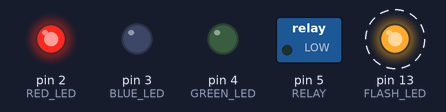
The program below on a simulated Arduino Uno, built with avr-gcc and run on an emulated ATmega328P. Shown: switched loads named in the program (green lamp = pin HIGH), output pins drawn as LEDs (lit = HIGH). Dashed ring = blinking.

Above: at 0.2 s.
Timing chart, 0 to 3.0 s (numbered marks = the images above):
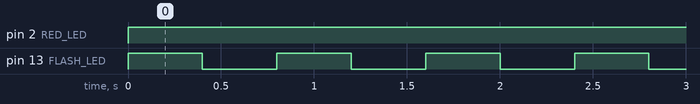

The program:

main.cpp
```cpp
#include <Arduino.h>

#define RED_LED 2
#define BLUE_LED 3
#define GREEN_LED 4

#define FLASH_LED 13

#define RELAY 5

#define HEARBEAT_COMMAND "HEARTBEAT"
#define HEARBEAT_DURATION 40

#define SHOCK_DURATION_COMMAND "SHOCK_DURATION"

#define SHOCK_COMMAND "SHOCK"

int heartbeatCheck;
int shockDuration;
int flashDelay;
boolean flashState;

void trigger()
{
	digitalWrite(BLUE_LED, HIGH);
	digitalWrite(RELAY, HIGH);
	delay(shockDuration);
	digitalWrite(BLUE_LED, LOW);
	digitalWrite(RELAY, LOW);
}

void setup()
{
	heartbeatCheck = 0;
	shockDuration = 250;
	flashDelay = 0;
	flashState = false;

	pinMode(RED_LED, OUTPUT);
	pinMode(GREEN_LED, OUTPUT);
	pinMode(BLUE_LED, OUTPUT);

	pinMode(FLASH_LED, OUTPUT);

	pinMode(RELAY, OUTPUT);

	Serial.begin(115200);
}

void loop()
{
	while (Serial.available() > 0)
	{
		String command = Serial.readStringUntil('\n');

		if (command == HEARBEAT_COMMAND)
		{
			heartbeatCheck = HEARBEAT_DURATION;
		}
		else if (command == SHOCK_DURATION_COMMAND)
		{
			float value = Serial.parseFloat();
			int delay = value;
			if (!(delay < 0 || delay > 10000))
			{
				shockDuration = delay;
			}
		}
		else if (command == SHOCK_COMMAND)
		{
			trigger();
		}
	}

	if (flashDelay > 0)
	{
		flashDelay--;
	}
	else
	{
		flashDelay = 3;
		flashState = !flashState;
		digitalWrite(FLASH_LED, flashState ? HIGH : LOW);
	}

	if (heartbeatCheck > 0)
	{
		heartbeatCheck--;
		digitalWrite(RED_LED, LOW);
		digitalWrite(GREEN_LED, HIGH);
	}
	else
	{
		digitalWrite(RED_LED, HIGH);
		digitalWrite(GREEN_LED, LOW);
	}

	delay(100);
}
```

Measured:
- by itself, pin 2 (RED_LED): LOW → HIGH at 0.00 s
- by itself, pin 13 (FLASH_LED): alternates HIGH for 0.40 s and LOW for 0.40 s
